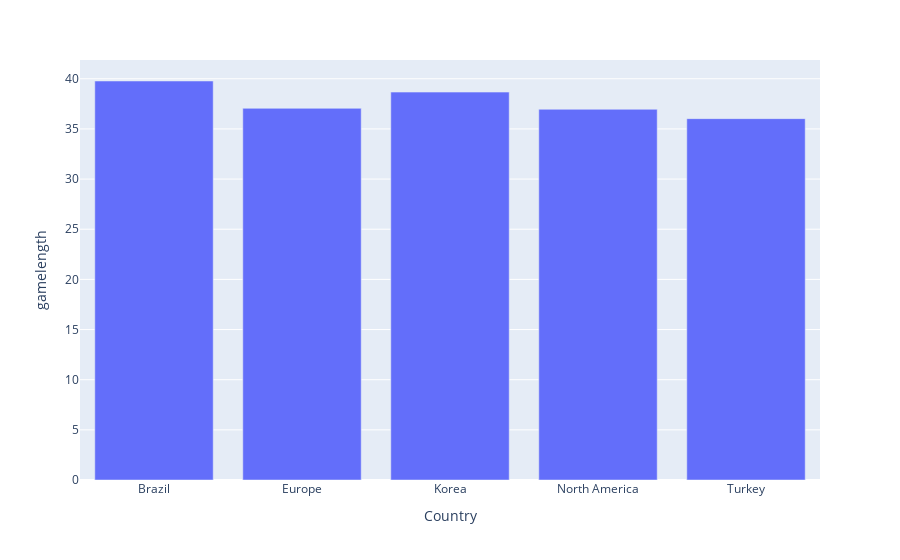

Notebook cell for this chart:
### Code cell
fig = px.bar(df_length.groupby(['Country']).mean(), y="gamelength",)
fig.show()

### Figure 1 — Plotly figure (JSON) as saved in the notebook; plotly's stock layout.template omitted (floating-point values rounded to 4 significant figures)
{"data": [{"alignmentgroup": "True", "hovertemplate": "Country=%{x}<br>gamelength=%{y}<extra></extra>", "legendgroup": "", "marker": {"color": "#636efa", "pattern": {"shape": ""}}, "name": "", "offsetgroup": "", "orientation": "v", "showlegend": false, "textposition": "auto", "type": "bar", "x": ["Brazil", "Europe", "Korea", "North America", "Turkey"], "xaxis": "x", "y": [39.78, 37.05, 38.67, 36.96, 36.03], "yaxis": "y"}], "layout": {"barmode": "relative", "legend": {"tracegroupgap": 0}, "margin": {"t": 60}, "xaxis": {"anchor": "y", "domain": [0, 1], "title": {"text": "Country"}}, "yaxis": {"anchor": "x", "domain": [0, 1], "title": {"text": "gamelength"}}}}
